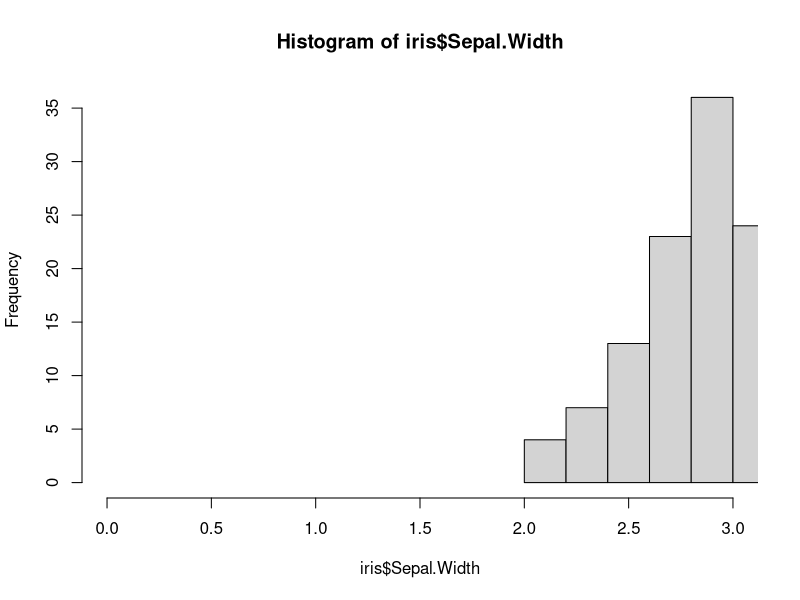

The R script that drew this image:
## ---- chunk 1
library(rmarkdown)
## ---- chunk 2
v <- c(8:19)
w <- v[1:4]
## ---- chunk 3
d <- c(8:20)
h <- d[5:9]
## ---- chunk 4
length(w)
## ---- chunk 5
x <- c(4, 2, 17, 5)
y <-x[c(1, 1, 3)]
z <- c(5, 12, 13, 2, 3, 4, 5)
x[length(x)]*2
y[length(y)]*2
z[length(z)]*2
## ---- chunk 6
a <- c(seq(from = 0.6, to = 1.9, length = 11))
b <- which(a>1.1)
b
## ---- chunk 7
a[a>1.1]<- 2
a
## ---- chunk 8
l <-c(list(1,2),c(3,4))
j=list(list(1,2),c(3,4))
str(l)
str(j)
## ---- chunk 9
unlist(l)
unlist(j)
## ---- chunk 10
my.fac <- factor(c("yes", "yes", "no", "yes", "yes", "yes"))
table(my.fac)
## ---- chunk 11
d1 <- data.frame(names = c("Jack", "Jill", "John"), states = c("CA", "IL", "IL"))
d2 <- data.frame(ages = c(10, 7, 12), names = c("Jill", "Jillian", "Jack"))
names(d2) <- c("ages","kids")
d2 <- rbind(d2,list("15","Jill"))
merge(d1,d2,by.x = "names", by.y = "kids", all.x = TRUE, all.y = TRUE, all=TRUE)
## ---- chunk 12
hist(iris$Sepal.Width, xlim=c(0,3))
## ---- chunk 13
wave_to_freq <- function(wave) {
   freq <- (299792458/wave)
   freq }
wave_to_freq(0.02)
## ---- chunk 14
x <- freq_to_wave <- function(freq) {
   wave <- (299792458/freq)
   wave}
x
## ---- chunk 15
micm_to_GHz <- function(wave){
     freq <- (299792.458/wave)
     freq}
## ---- chunk 16
micm_to_GHz(30000)
## ---- chunk 17
x <- rnorm(40)
for (n in 1:10){print(x[n]^2)}
## ---- chunk 18
i <- 4
while(TRUE)
   {
   print(i)
     i <- i+2
     if(i > 29)
       {
       break}}
## ---- chunk 19
j <- 10
while(TRUE)
   {
   print(j)
     j <- j+10
     if(j > 190)
       {
       break}}
## ---- chunk 20
mat <- matrix(rnorm(100), nrow=10, ncol=10)
mat
for (n in 1:ncol(mat)){mat[3,n] <- "ciao"}
for (n in 1:nrow(mat)){mat[n,5] <- "ciao"}
mat
